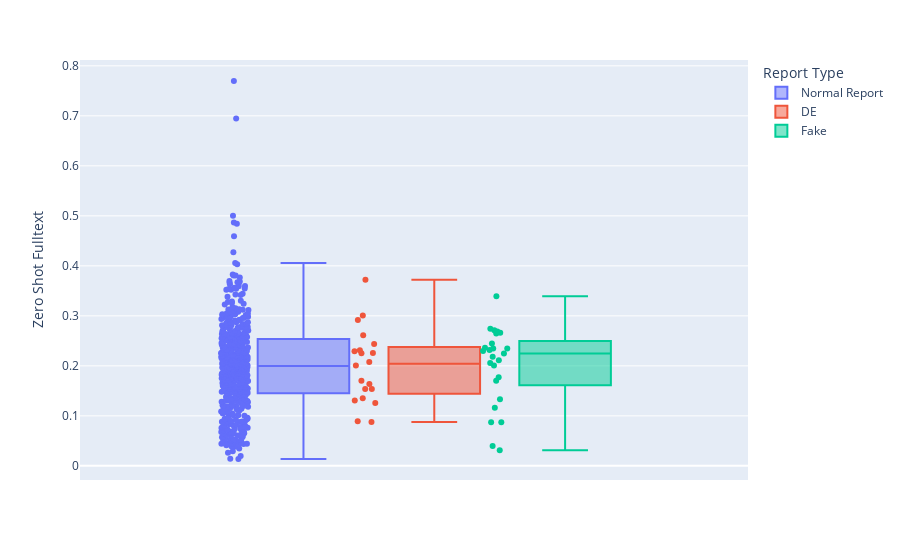

Notebook code cell kept with this figure:
### Code cell
fig = px.box(result, y="Zero Shot Fulltext", points="all", width=900, color="Report Type")
fig.show()

### Figure 1 — Plotly figure (JSON) as saved in the notebook; plotly's stock layout.template omitted (floating-point values rounded to 4 significant figures; data arrays with more than 128 entries replaced by an {"elided": "..."} marker saying what was removed)
{"data": [{"alignmentgroup": "True", "boxpoints": "all", "hovertemplate": "Report Type=Normal Report<br>Zero Shot Fulltext=%{y}<extra></extra>", "legendgroup": "Normal Report", "marker": {"color": "#636efa"}, "name": "Normal Report", "notched": false, "offsetgroup": "Normal Report", "orientation": "v", "showlegend": true, "type": "box", "x0": " ", "xaxis": "x", "y": {"elided": "540 float values"}, "y0": " ", "yaxis": "y"}, {"alignmentgroup": "True", "boxpoints": "all", "hovertemplate": "Report Type=DE<br>Zero Shot Fulltext=%{y}<extra></extra>", "legendgroup": "DE", "marker": {"color": "#EF553B"}, "name": "DE", "notched": false, "offsetgroup": "DE", "orientation": "v", "showlegend": true, "type": "box", "x0": " ", "xaxis": "x", "y": [0.2919, 0.2293, 0.0892, 0.2257, 0.164, 0.3721, 0.1255, 0.1537, 0.08758, 0.261, 0.1703, 0.2006, 0.1539, 0.2314, 0.2438, 0.2079, 0.2254, 0.1351, 0.1307, 0.3009], "y0": " ", "yaxis": "y"}, {"alignmentgroup": "True", "boxpoints": "all", "hovertemplate": "Report Type=Fake<br>Zero Shot Fulltext=%{y}<extra></extra>", "legendgroup": "Fake", "marker": {"color": "#00cc96"}, "name": "Fake", "notched": false, "offsetgroup": "Fake", "orientation": "v", "showlegend": true, "type": "box", "x0": " ", "xaxis": "x", "y": [0.2665, 0.2111, 0.03987, 0.218, 0.2646, 0.2687, 0.2362, 0.08747, 0.1334, 0.2742, 0.2059, 0.2008, 0.08727, 0.2348, 0.2713, 0.2246, 0.1705, 0.03129, 0.2345, 0.3391, 0.2447, 0.2319, 0.1164, 0.2295, 0.1775], "y0": " ", "yaxis": "y"}], "layout": {"boxmode": "group", "legend": {"title": {"text": "Report Type"}, "tracegroupgap": 0}, "margin": {"t": 60}, "width": 900, "xaxis": {"anchor": "y", "domain": [0, 1]}, "yaxis": {"anchor": "x", "domain": [0, 1], "title": {"text": "Zero Shot Fulltext"}}}}
